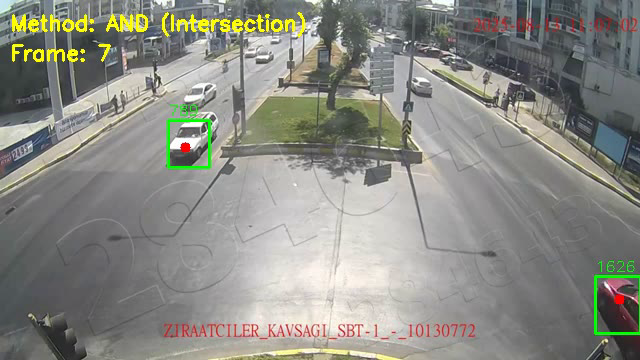
#> input picture frame 6 of result_merged.avi, 640 x 360 px, given in place of mobese_3.mp4, which was not available
$ python ofd2.py
#> lines starting #> are read from the running program, lines starting #| are printed output that depends on the picture; after the words box and inside, x2 and y2 are one past the last pixel; in counts of white or black regions, pixels touching at a corner belong together; pictures that were not available may be replaced by others from this repository, and a replacement may not be noted
### ofd1.py
#Import library

import numpy as np
import cv2
import time

count = 0

# [12 lines left out: function draw_flow, not called in this run]

def draw_hsv(flow):
    h, w = flow.shape[:2]
    fx, fy = flow[:,:,0], flow[:,:,1]
    ang = np.arctan2(fy, fx) + np.pi
    v = np.sqrt(fx*fx+fy*fy)
    hsv = np.zeros((h, w, 3), np.uint8)
    hsv[...,0] = ang*(90/np.pi/2)
    hsv[...,1] = 255
    hsv[...,2] = np.minimum(v*4, 255)
    bgr = cv2.cvtColor(hsv, cv2.COLOR_HSV2BGR)
    return bgr

# [7 lines left out: function warp_flow, not called in this run]

### ofd2.py
import numpy as np
import cv2
from ofd1 import *

def main():
    cam = cv2.VideoCapture("data/mobese_3.mp4")
    p = int(cam.get(3))
    l = int(cam.get(4))

    ret, prev = cam.read()
#> prev is the input picture: shape (360, 640, 3); mean B, G, R 132.1, 139.3, 138.9

    if not ret:
        print("Video okunamadı!")
        return

    prevgray = cv2.cvtColor(prev, cv2.COLOR_BGR2GRAY)

    # MOG2
    backSub = cv2.createBackgroundSubtractorMOG2(
        history=500,
        varThreshold=16,
        detectShadows=True
    )

    # Kerneller
    kernel_open = cv2.getStructuringElement(cv2.MORPH_ELLIPSE, (3, 3))
    kernel_close = cv2.getStructuringElement(cv2.MORPH_ELLIPSE, (11, 11))

    # VideoWriter
    out = cv2.VideoWriter('result_merged.avi',
                         cv2.VideoWriter_fourcc('M','J','P','G'),
                         30, (p,l))

    # ========== BİRLEŞTİRME YÖNTEMİ SEÇİN ==========
    merge_method = "and"  # "or", "and", "weighted"
    # ==============================================

    frame_count = 0

    while True:
        ret, img = cam.read()
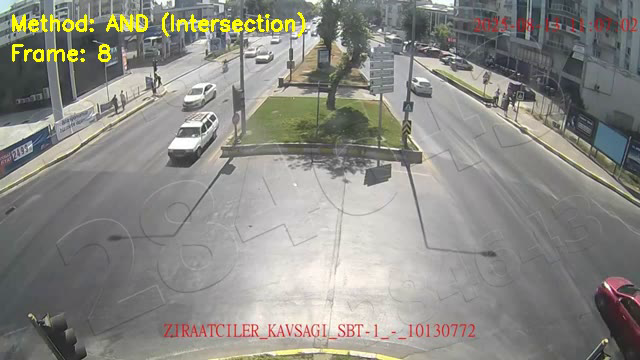
#> input picture frame 7 of result_merged.avi, 640 x 360 px, given in place of mobese_3.mp4, which was not available
#> img is the input picture: shape (360, 640, 3); mean B, G, R 132.8, 138.7, 139.5

        if not ret:
            print("Video bitti!")
            break

        frame_count += 1
        gray = cv2.cvtColor(img, cv2.COLOR_BGR2GRAY)

        # ========== 1. MOG2 ==========
        fg_mask = backSub.apply(img)
#> fg_mask: shape (360, 640); every value is 127
        fg_mask_no_shadow = cv2.threshold(fg_mask, 200, 255, cv2.THRESH_BINARY)[1]
#> fg_mask_no_shadow: shape (360, 640); every value is 0
        fg_mask_clean = cv2.morphologyEx(fg_mask_no_shadow, cv2.MORPH_OPEN, kernel_open)
        fg_mask_clean = cv2.morphologyEx(fg_mask_clean, cv2.MORPH_CLOSE, kernel_close)

        # ========== 2. OPTICAL FLOW ==========
        flow = cv2.calcOpticalFlowFarneback(
            prevgray, gray, None,
            0.5, 3, 15, 3, 5, 1.1, 0
        )
        prevgray = gray

        gray1 = cv2.cvtColor(draw_hsv(flow), cv2.COLOR_BGR2GRAY)
#> in draw_hsv, `fx, fy = flow[:,:,0], flow[:,:,1]`:
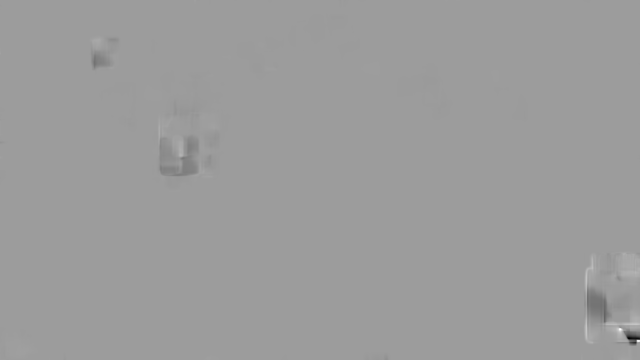
#> fx: shape (360, 640) float32; min -10.18, max 6.44, mean -0.0121; drawn with min black and max white
#> in draw_hsv, `ang = np.arctan2(fy, fx) + np.pi`:
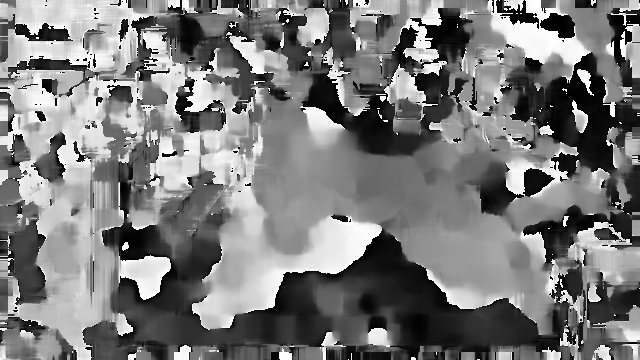
#> ang: shape (360, 640) float32; min 1.69e-05, max 6.28, mean 3.02; drawn with min black and max white
#> in draw_hsv, `hsv[...,1] = 255`:
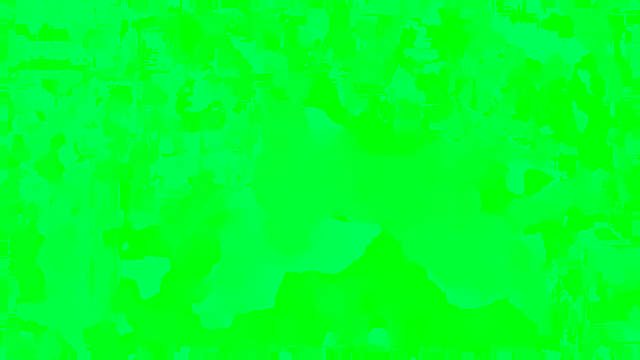
#> hsv: shape (360, 640, 3); mean of channels 0, 1, 2 42.8, 255, 0; drawn as B, G, R
#> in draw_hsv, `hsv[...,2] = np.minimum(v*4, 255)`: hsv: shape (360, 640, 3); 3.27% of pixels changed, all inside (x1, y1, x2, y2) = (0, 36, 640, 360)
        thresh_flow = cv2.threshold(gray1, 3, 255, cv2.THRESH_BINARY)[1]
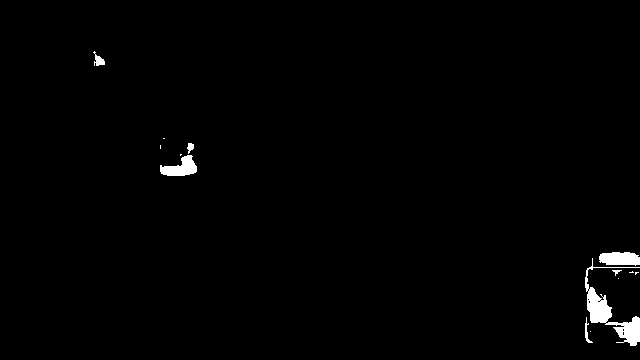
#> thresh_flow: shape (360, 640); 1.1% white; 14 white regions (7 under 20 px), largest, box (x1, y1, x2, y2) and area: (585, 258, 640, 346) 1246, (599, 252, 640, 266) 473, (160, 155, 197, 176) 460
        thresh_flow = cv2.dilate(thresh_flow, None, iterations=2)
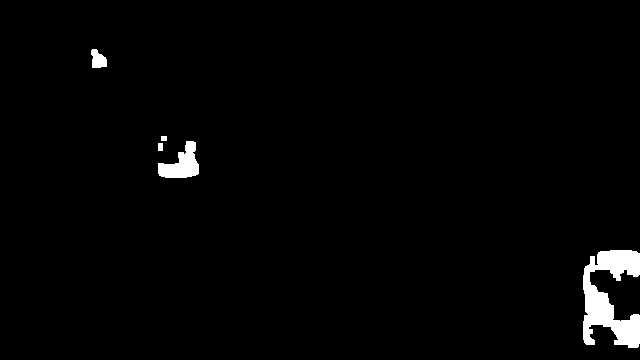
#> thresh_flow: shape (360, 640); 1.9% white; 5 white regions, box (x1, y1, x2, y2) and area: (583, 250, 640, 348) 3143, (158, 141, 199, 178) 863, (91, 49, 107, 68) 222, (158, 143, 163, 151) 40, (161, 136, 167, 141) 30

        # ========== 3. BİRLEŞTİRME ==========
        if merge_method == "or":
            # YÖNTEM 1: OR (Birleşim)
            merged_mask = cv2.bitwise_or(fg_mask_clean, thresh_flow)
            method_name = "OR (Union)"

        elif merge_method == "and":
            # YÖNTEM 2: AND (Kesişim)
            merged_mask = cv2.bitwise_and(fg_mask_clean, thresh_flow)
            method_name = "AND (Intersection)"

        elif merge_method == "weighted":
            # YÖNTEM 3: Ağırlıklı Birleşim (MAKALEDEKİ GİBİ)
            merged_mask = cv2.addWeighted(fg_mask_clean, 0.6, thresh_flow, 0.4, 0)
            _, merged_mask = cv2.threshold(merged_mask, 127, 255, cv2.THRESH_BINARY)
            merged_mask = cv2.morphologyEx(merged_mask, cv2.MORPH_CLOSE, kernel_close)
            method_name = "Weighted (60% MOG2 + 40% Flow)"

        # ========== 4. KONTUR BULMA ==========
        contours, _ = cv2.findContours(
            merged_mask,
            cv2.RETR_EXTERNAL,
            cv2.CHAIN_APPROX_SIMPLE
        )
#> contours = []

        # ========== 5. TESPİT ==========
        img_result = img.copy()

        for c in contours:
            area = cv2.contourArea(c)

            if area < 500 or area > 50000:
                continue

            M = cv2.moments(c)
            if M['m00'] == 0:
                continue

            cx = int(M['m10']/M['m00'])
            cy = int(M['m01']/M['m00'])

            (x, y, w, h) = cv2.boundingRect(c)

            if w < 400 and h < 600:
                cv2.rectangle(img_result, (x, y), (x + w, y + h), (0, 255, 0), 2)
                cv2.circle(img_result, (cx, cy), 5, (0, 0, 255), -1)
                cv2.putText(img_result, f"{int(area)}", (x, y-5),
                           cv2.FONT_HERSHEY_SIMPLEX, 0.5, (0, 255, 0), 1)
#> this loop made 0 passes

        # ========== 6. GÖRSELLEŞTİRME ==========
        # Method ismini göster
        cv2.putText(img_result, f"Method: {method_name}", (10, 30),
                   cv2.FONT_HERSHEY_SIMPLEX, 0.7, (0, 255, 255), 2)
        cv2.putText(img_result, f"Frame: {frame_count}", (10, 60),
                   cv2.FONT_HERSHEY_SIMPLEX, 0.7, (0, 255, 255), 2)
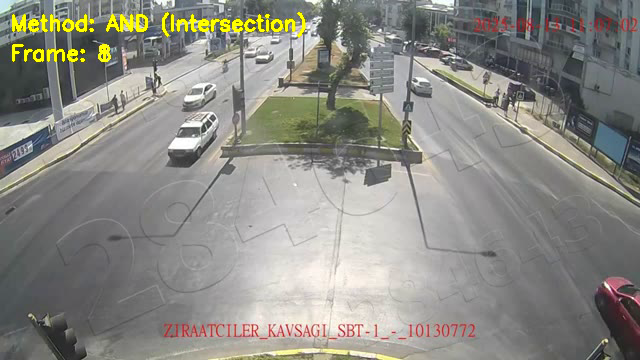
#> img_result: shape (360, 640, 3); mean B, G, R 132.3, 138.8, 139.6

        # [4 lines of commented-out code are left out]
        cv2.imshow('5. Final Detection', img_result)
        #cv2.imshow('6. Optical Flow HSV', draw_hsv(flow))

        out.write(img_result)

        if frame_count % 30 == 0:
            print(f"Frame {frame_count} - Method: {method_name}")

        k = cv2.waitKey(1) & 0xff
#> (key Esc is pressed here)
        if k == 27:
            break
        elif k == ord('1'):
            merge_method = "or"
            print("Switched to OR method")
        elif k == ord('2'):
            merge_method = "and"
            print("Switched to AND method")
        elif k == ord('3'):
            merge_method = "weighted"
            print("Switched to WEIGHTED method")

    cam.release()
    out.release()
    cv2.destroyAllWindows()
    print(f"Toplam {frame_count} frame işlendi.")

if __name__ == "__main__":
    main()

$ run again, starting later in the video
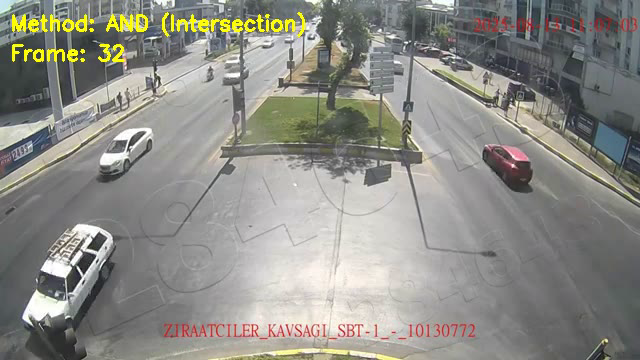
#> input picture frame 31 of result_merged.avi, 640 x 360 px, given in place of mobese_3.mp4, which was not available
#> in main, prev is the input picture: shape (360, 640, 3); mean B, G, R 134.5, 140.7, 141.2
#> fg_mask: shape (360, 640); every value is 127
#> fg_mask_no_shadow: shape (360, 640); every value is 0
#> in main, `gray1 = cv2.cvtColor(draw_hsv(flow), cv2.COLOR_BGR2GRAY)`:
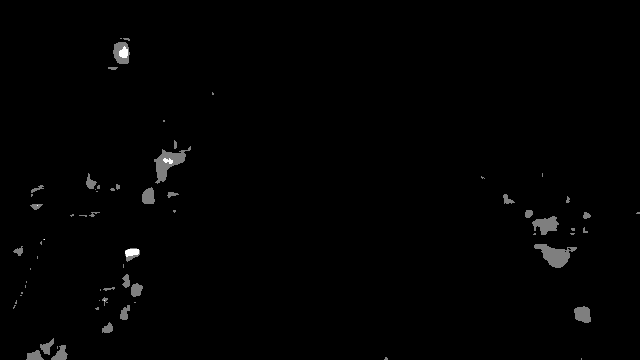
#> gray1: shape (360, 640); min 0, max 2, mean 0.0174; drawn with min black and max white
#> contours = []
#> in main, `cv2.putText(img_result, f"Frame: {frame_count}", (10, 60), cv2.FONT_HE..`:
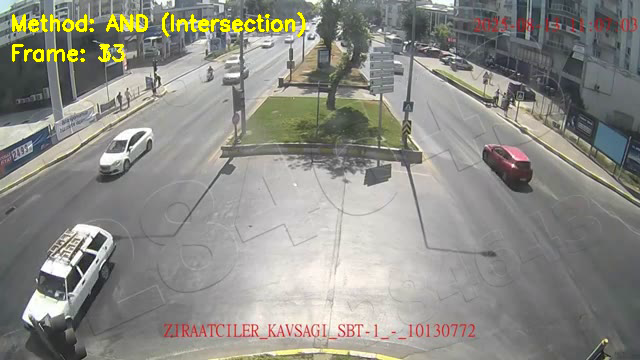
#> img_result: shape (360, 640, 3); mean B, G, R 134, 140.9, 141.4

$ run again, starting later in the video
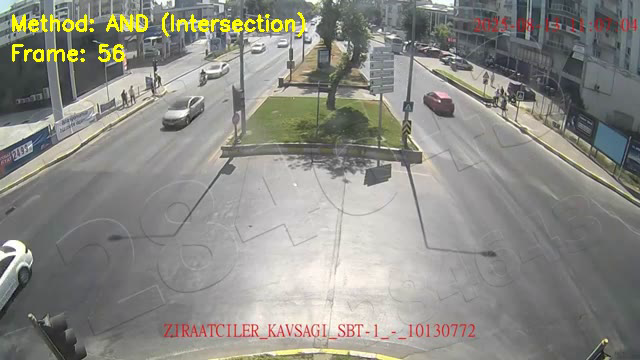
#> input picture frame 55 of result_merged.avi, 640 x 360 px, given in place of mobese_3.mp4, which was not available
#> in main, prev is the input picture: shape (360, 640, 3); mean B, G, R 133.5, 139.7, 140.1
#> fg_mask: shape (360, 640); every value is 127
#> fg_mask_no_shadow: shape (360, 640); every value is 0
#> in draw_hsv, `hsv[...,1] = 255`:
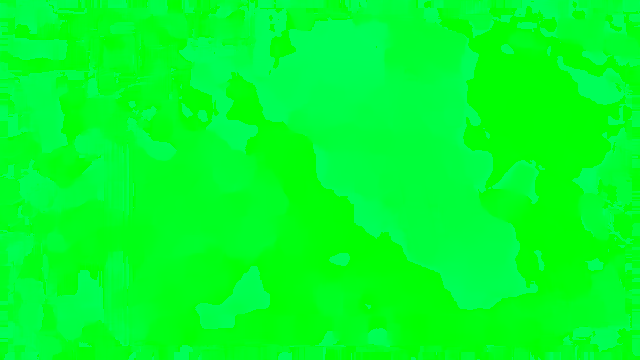
#> hsv: shape (360, 640, 3); mean of channels 0, 1, 2 39.7, 255, 0; drawn as B, G, R
#> contours = []
#> in main, `cv2.putText(img_result, f"Frame: {frame_count}", (10, 60), cv2.FONT_HE..`:
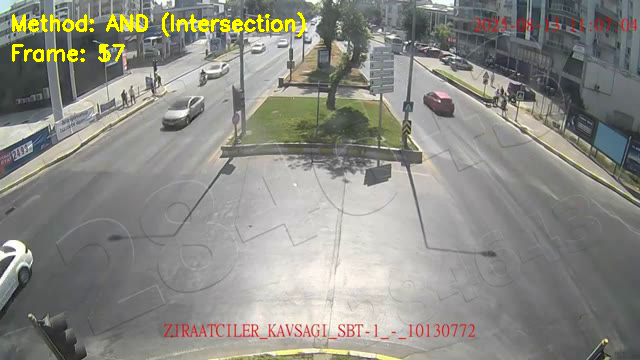
#> img_result: shape (360, 640, 3); mean B, G, R 133, 139.8, 140.2
